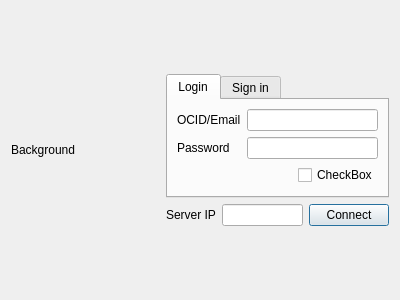
<?xml version="1.0" encoding="UTF-8"?>
<ui version="4.0">
 <class>login_2</class>
 <widget class="QDialog" name="login_2">
  <property name="geometry">
   <rect>
    <x>0</x>
    <y>0</y>
    <width>400</width>
    <height>300</height>
   </rect>
  </property>
  <property name="windowTitle">
   <string>Dialog</string>
  </property>
  <layout class="QHBoxLayout" name="horizontalLayout_4" stretch="2,3">
   <item>
    <widget class="QLabel" name="label">
     <property name="text">
      <string>Background</string>
     </property>
    </widget>
   </item>
   <item>
    <layout class="QVBoxLayout" name="verticalLayout">
     <item>
      <spacer name="verticalSpacer">
       <property name="orientation">
        <enum>Qt::Vertical</enum>
       </property>
       <property name="sizeHint" stdset="0">
        <size>
         <width>20</width>
         <height>40</height>
        </size>
       </property>
      </spacer>
     </item>
     <item>
      <widget class="QTabWidget" name="tabWidget">
       <property name="currentIndex">
        <number>0</number>
       </property>
       <widget class="QWidget" name="login">
        <attribute name="title">
         <string notr="true">Login</string>
        </attribute>
        <layout class="QFormLayout" name="formLayout_2">
         <item row="0" column="0">
          <widget class="QLabel" name="label_2">
           <property name="text">
            <string>OCID/Email</string>
           </property>
          </widget>
         </item>
         <item row="0" column="1">
          <widget class="QLineEdit" name="lineEdit">
           <property name="text">
            <string/>
           </property>
          </widget>
         </item>
         <item row="1" column="0">
          <widget class="QLabel" name="label_3">
           <property name="text">
            <string>Password</string>
           </property>
          </widget>
         </item>
         <item row="1" column="1">
          <widget class="QLineEdit" name="lineEdit_2">
           <property name="text">
            <string/>
           </property>
          </widget>
         </item>
         <item row="2" column="1">
          <layout class="QHBoxLayout" name="horizontalLayout_2">
           <item>
            <spacer name="horizontalSpacer_2">
             <property name="orientation">
              <enum>Qt::Horizontal</enum>
             </property>
             <property name="sizeHint" stdset="0">
              <size>
               <width>40</width>
               <height>20</height>
              </size>
             </property>
            </spacer>
           </item>
           <item>
            <widget class="QCheckBox" name="checkBox_2">
             <property name="text">
              <string>CheckBox</string>
             </property>
            </widget>
           </item>
          </layout>
         </item>
        </layout>
       </widget>
       <widget class="QWidget" name="sign_in">
        <attribute name="title">
         <string notr="true">Sign in</string>
        </attribute>
        <layout class="QFormLayout" name="formLayout">
         <item row="0" column="0">
          <widget class="QLabel" name="label_6">
           <property name="text">
            <string>Email</string>
           </property>
          </widget>
         </item>
         <item row="0" column="1">
          <widget class="QLineEdit" name="lineEdit_4">
           <property name="text">
            <string/>
           </property>
          </widget>
         </item>
         <item row="1" column="0">
          <widget class="QLabel" name="label_5">
           <property name="text">
            <string>Password</string>
           </property>
          </widget>
         </item>
         <item row="1" column="1">
          <widget class="QLineEdit" name="lineEdit_5">
           <property name="text">
            <string/>
           </property>
          </widget>
         </item>
         <item row="2" column="1">
          <layout class="QHBoxLayout" name="horizontalLayout">
           <item>
            <spacer name="horizontalSpacer">
             <property name="orientation">
              <enum>Qt::Horizontal</enum>
             </property>
             <property name="sizeHint" stdset="0">
              <size>
               <width>40</width>
               <height>20</height>
              </size>
             </property>
            </spacer>
           </item>
           <item>
            <widget class="QCheckBox" name="checkBox">
             <property name="text">
              <string>CheckBox</string>
             </property>
            </widget>
           </item>
          </layout>
         </item>
        </layout>
       </widget>
      </widget>
     </item>
     <item>
      <layout class="QHBoxLayout" name="horizontalLayout_3">
       <item>
        <widget class="QLabel" name="label_4">
         <property name="text">
          <string>Server IP</string>
         </property>
        </widget>
       </item>
       <item>
        <widget class="QLineEdit" name="lineEdit_3"/>
       </item>
       <item>
        <widget class="QPushButton" name="pushButton">
         <property name="text">
          <string>Connect</string>
         </property>
        </widget>
       </item>
      </layout>
     </item>
     <item>
      <spacer name="verticalSpacer_2">
       <property name="orientation">
        <enum>Qt::Vertical</enum>
       </property>
       <property name="sizeHint" stdset="0">
        <size>
         <width>20</width>
         <height>40</height>
        </size>
       </property>
      </spacer>
     </item>
    </layout>
   </item>
  </layout>
 </widget>
 <resources/>
 <connections/>
</ui>
